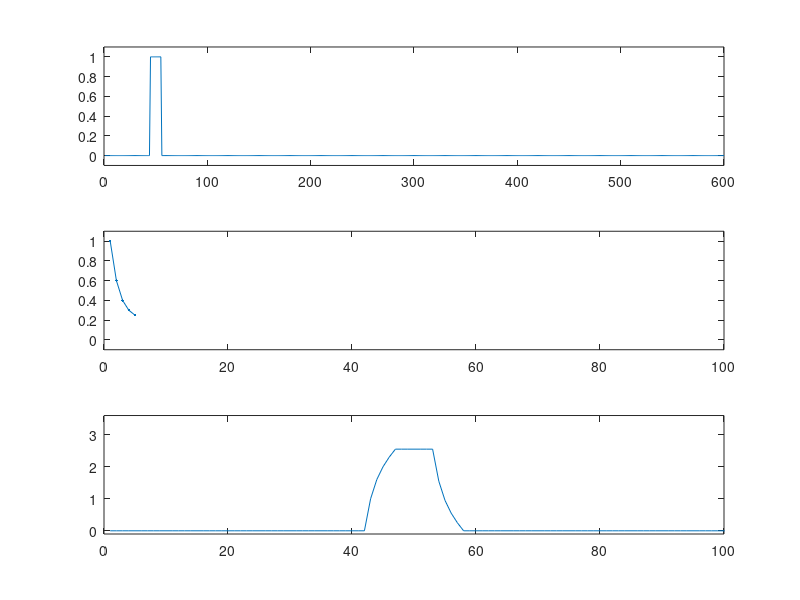

MATLAB code to generate this figure: (Note: this script raises an error after producing the figure.)
%% figure 1

% impulse function (all zeros; 1 in the middle)
impfun = zeros(1,600);
impfun(50)=1;
impfun(45:55)=1;

% kernel = [1 .8 .6 .4 .2]; 
% kernel = [.2 .9 1.0 .9 .2];
kernel = [1. .6 .4 .3 .25];


% matlab's convolution function
matlab_conv_result = conv(impfun,kernel,'same');

figure
% plot the signal (impulse or boxcar)
subplot(311)
plot(impfun)
set(gca,'ylim',[-.1 1.1])

% plot the kernel
subplot(312)
plot(kernel,'.-')
set(gca,'xlim',[0 100],'ylim',[-.1 1.1])

% plot the result of convolution
subplot(313)
plot(matlab_conv_result)
set(gca,'xlim',[0 100],'ylim',[-.1 3.6])

%% figure 2

% data that we'll use for convolution (must be zero-padded).
% dat4conv = [zeros(1,length(kernel)-1) impfun zeros(1,length(kernel)-1) ];
load_data = load("../sampleEEGdata (1).mat");
data_str = load_data.EEG;

% find(ismember(data_str.chanlocs.labels,"FCz"))
% find(data_str.chanlocs.labels=='FCz')
% strcmp(data_str.chanlocs.labels='FCz');

fcz_ind = find(strcmp({data_str.chanlocs.labels},'FCz'));

dat4conv_noPad = normalize(data_str.data(fcz_ind,1:50,1));
dat4conv = [zeros(1,length(kernel)-1) dat4conv_noPad zeros(1,length(kernel)-1) ];
% used for cutting the result of convolution
half_of_kernel_size = ceil((length(kernel)-1)/2);

% initialize convolution output
convolution_result = zeros(1,length(dat4conv_noPad)+length(kernel)-1);

% run convolution (note that kernel is flipped backwards)
for ti=1:length(convolution_result)-half_of_kernel_size
    convolution_result(ti) = sum(dat4conv(ti:ti+length(kernel)-1).*kernel(end:-1:1));
end

% cut off edges
convolution_result = convolution_result(half_of_kernel_size+1:end-half_of_kernel_size);
% Note: In the book figure there was a bug on the previous line ("+1" was typed 
%       as "-1"), which incorrectly showed the convolution as being a few points
%       too far to the right. Thanks to Thijs Perenboom for catching that!

figure
subplot(3,1,1)
plot(kernel)
title('Exponential Kernel')
subplot(3,1,2)
plot(dat4conv)
title('FCz Electrode Recording')
subplot(3,1,3)
plot(convolution_result)
title('Convolution Result')

%% Figure 3
kernel = [.2 .9 1.0 .9 .2];
dat4conv_noPad = normalize(data_str.data(fcz_ind,1:50,1));
dat4conv = [zeros(1,length(kernel)-1) dat4conv_noPad zeros(1,length(kernel)-1) ];
% used for cutting the result of convolution
half_of_kernel_size = ceil((length(kernel)-1)/2);

% initialize convolution output
convolution_result = zeros(1,length(dat4conv_noPad)+length(kernel)-1);

% run convolution (note that kernel is flipped backwards)
for ti=1:length(convolution_result)-half_of_kernel_size
    convolution_result(ti) = sum(dat4conv(ti:ti+length(kernel)-1).*kernel(end:-1:1));
end

% cut off edges
convolution_result = convolution_result(half_of_kernel_size+1:end-half_of_kernel_size);
% Note: In the book figure there was a bug on the previous line ("+1" was typed 
%       as "-1"), which incorrectly showed the convolution as being a few points
%       too far to the right. Thanks to Thijs Perenboom for catching that!

figure
subplot(3,1,1)
plot(kernel)
title('Inverted U Kernel')
subplot(3,1,2)
plot(dat4conv)
title('FCz Electrode Recording')
subplot(3,1,3)
plot(convolution_result)
title('Convolution Result')


%% 3. Based on visual inspection, what is the effect of convolving the EEG data with these two kernels?
% Both the filters are low pass filter which smoothen the EEG data as
% visible in the figure. Based on the figures we see that the gaussian
% filter is better at smoothing than its exponential counterpart. This is
% because exponential function leaves out some strong edges since nearer
% values are weighted more than farther ones thus distant ones have lower
% weightage.

%% Figure 4
kernel = [.2 .9 1.0 .9 .2];
dat4conv_noPad = normalize(data_str.data(fcz_ind,:,1));
% Define the signal
signal_length = length(dat4conv_noPad);
signal = dat4conv_noPad; % Example random signal
% Pad the kernel and the signal to the same length
padded_kernel = [kernel, zeros(1, signal_length - length(kernel))];
padded_signal = signal;%, zeros(1, length(kernel) - 1)];
% Perform FFT on the kernel and the signal
fft_kernel = fft(padded_kernel);
fft_signal = fft(padded_signal);
length(fft_kernel)
length(fft_signal)
% Perform the convolution by element-wise multiplication in the frequency domain
convolved = fft_kernel .* fft_signal;
% Inverse FFT to get the convolution result
result = ifft(convolved);
% Trim the result to the original signal length
result = result(1:signal_length);

figure
subplot(3,1,1)
plot(kernel)
title('Inverted U Kernel')
subplot(3,1,2)
plot(signal)
title('FCz Electrode Recording')
subplot(3,1,3)
plot(result)
title('Convolution Result using FFT')

%% Figure 5
kernel = [1. .6 .4 .3 .25];
dat4conv_noPad = normalize(data_str.data(fcz_ind,:,1));
% Define the signal
signal_length = length(dat4conv_noPad);
signal = dat4conv_noPad; % Example random signal
% Pad the kernel and the signal to the same length
padded_kernel = [kernel, zeros(1, signal_length - length(kernel))];
padded_signal = signal;%, zeros(1, length(kernel) - 1)];
% Perform FFT on the kernel and the signal
fft_kernel = fft(padded_kernel);
fft_signal = fft(padded_signal);
length(fft_kernel)
length(fft_signal)
% Perform the convolution by element-wise multiplication in the frequency domain
convolved = fft_kernel .* fft_signal;
% Inverse FFT to get the convolution result
result = ifft(convolved);
% Trim the result to the original signal length
result = result(1:signal_length);

figure
subplot(3,1,1)
plot(kernel)
title('Exponential Kernel')
subplot(3,1,2)
plot(signal)
title('FCz Electrode Recording')
subplot(3,1,3)
plot(result)
title('Convolution Result using FFT')